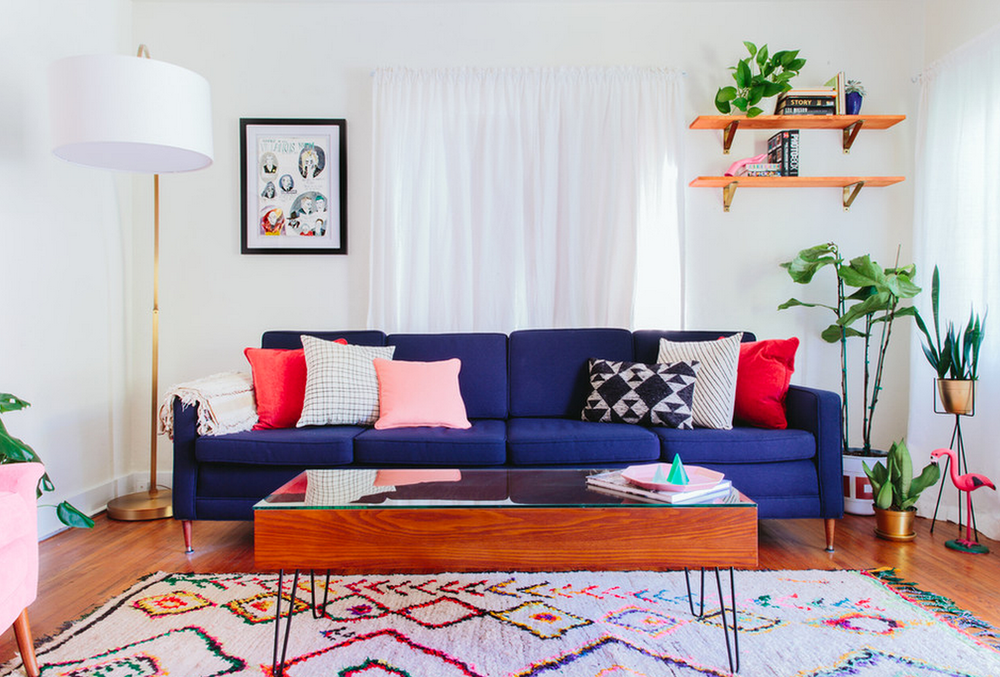
#> input picture SAMPLE.png, 1000 x 677 px, shrunk from 1500 x 1015 before the run, found by its file name
$ python main.py
#> lines starting #> are read from the running program, lines starting #| are printed output that depends on the picture
### model/objects.py
import cv2

img = cv2.imread(r"C:\Users\hadar\misc_python\art_finder.py\SAMPLE.png")
#> img is the input picture: shape (677, 1000, 3); mean B, G, R 170.9, 167.3, 180.7

# [19 lines left out: function contour_shapes, not called in this run]

### model/colors.py
import numpy as np
import pandas as pd
from scipy.cluster.vq import whiten
from sklearn.cluster import KMeans
from scipy.spatial.distance import cdist
from matplotlib import pyplot as plt

def get_rgb(image):
    im = np.array(image, dtype="object")
    r = []
    g = []
    b = []
    for row in im:
        for r2, g2, b2 in row:
            r.append(r2)
            g.append(g2)
            b.append(b2)
    df = pd.DataFrame({'red': r,
                       'green': g,
                       'blue': b})
    df['scaled_red'] = whiten(df['red'])
    df['scaled_green'] = whiten(df['green'])
    df['scaled_blue'] = whiten(df['blue'])
    return df

# [6 lines of commented-out code are left out]

def get_color_nums(df):
     #process the rgb values using k-means clustering to get a palette of X colors
    distortions = []
    inertias = []
    m1 = {}
    m2 = {}
    k_range = range(1,10)
    X = df[['scaled_red', 'scaled_green', 'scaled_blue']]

    for k in k_range:
        model = KMeans(n_clusters=k).fit(X)
        model.fit(X)

        distortions.append(sum(np.min(cdist(X, model.cluster_centers_, 'euclidean'), axis=1)) / X.shape[0])
        inertias.append(model.inertia_)

        m1[k]=sum(np.min(cdist(X, model.cluster_centers_, 'euclidean'), axis=1) / X.shape[0])
        m2[k] = model.inertia_

    #analyze dx over each k and compare every dy=k-[k-1] as well as k/k-1. the threshold for desired K is where k/k-1
    distortions = pd.DataFrame({'inertia': m2, 'dist': m1 })
    distortions_list = distortions['dist'].tolist()
    deltas = []
    proportions = []

    for k in k_range:
        if k < 9:
            proportion = distortions_list[k]/distortions_list[k-1]
            proportions.append(proportion)

        elif k == 9:
            proportions.append(0)
    distortions['proportions'] = proportions

    for i in range(len(distortions_list)):
        delta = proportions[i] - proportions[i-1]
        deltas.append(delta)
        if i > 8:
            deltas.append(0)
    distortions['delta'] = deltas
    #print(distortions[:])
    #when it becomes an 0.0x delta, that first 0.0x is the k
    for i in range(len(deltas)):
         ds = str(deltas[i])
         first = ds[2]
         if first == "0":
             clusters = i + 1
             break
    return clusters

def get_colors(df, k):
    colors = []
    X = df[['scaled_red', 'scaled_green', 'scaled_blue']]
    red_std, green_std, blue_std = df[['red', 'green', 'blue']].std()

    model = KMeans(n_clusters=k).fit(X)
    model.fit(X)

    centers = model.cluster_centers_

    for center in centers:
        red_scaled, green_scaled, blue_scaled = center
        colors.append((
            red_scaled * red_std / 255,
            green_scaled * green_std / 255,
            blue_scaled * blue_std / 255
        ))

    plt.imshow([colors])
    plt.show()
    return colors

### main.py
#program that analyzes color scheme of submitted picture
#input - budget & multiselect menu for styles
#finds 5 options from etsy for wall art
import model.colors as colors
import model.objects as objects
#get picture
#file = easygui.fileopenbox(msg="Hello! What does the space you'd like to decorate look like?")
#img = skimage.io.imread(fname=file)

#TODO: input from user

#TODO: the entire front

if __name__ == "__main__":
    df = colors.get_rgb(objects.img)
#> after the loop in get_rgb, `for row in im:`: b = 677000 items
#> in get_rgb, `df = pd.DataFrame({'red': r, 'green': g, 'blue': b})`: df = table of 677000 rows and 3 columns
#> df = table of 677000 rows and 6 columns
    k = colors.get_color_nums(df)
#> k = 4
    colorscheme = colors.get_colors(df, k)
#> in get_colors, `centers = model.cluster_centers_`: centers = [[3, 3, 3.35], [1, 0.698, 0.696], [0.603, 0.968, 2.8], [2.1, 2.25, 2.87]]
#> the loop in get_colors, `for center in centers:` made 4 passes
#> after the loop in get_colors, `for center in centers:`: colors = [(0.863, 0.843, 0.841), (0.289, 0.196, 0.175), (0.174, 0.272, 0.704), (0.603, 0.631, 0.719)]
#> in get_colors, `plt.show()`:
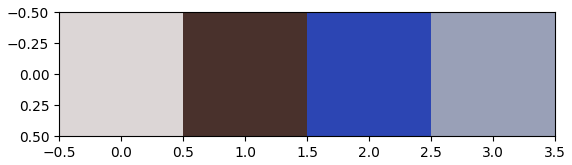
#> figure drawn by matplotlib, 1 panel
#> colorscheme has the same summary as colors in get_colors
